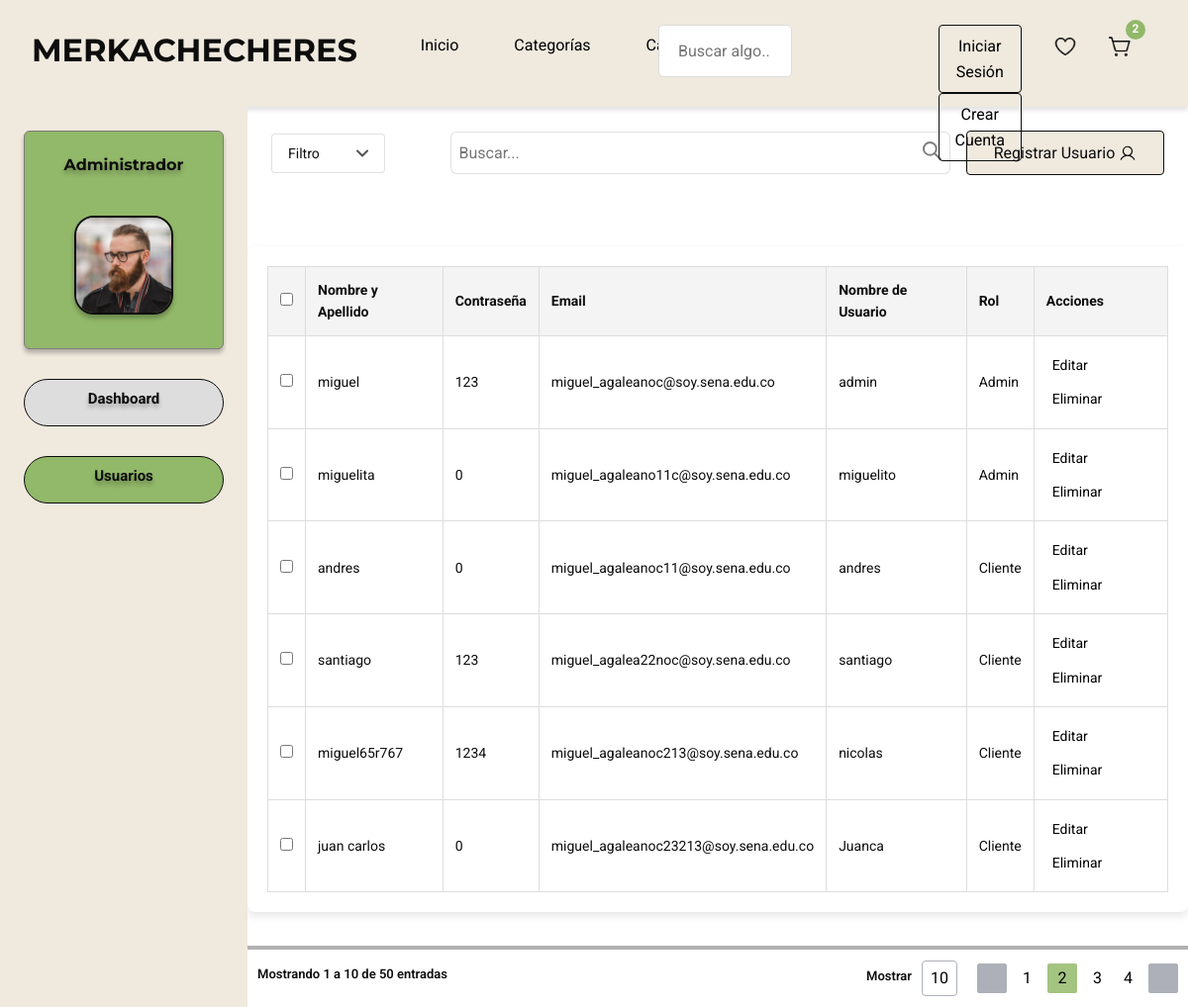
Page /admin_dashboard/ on the earlier database version.
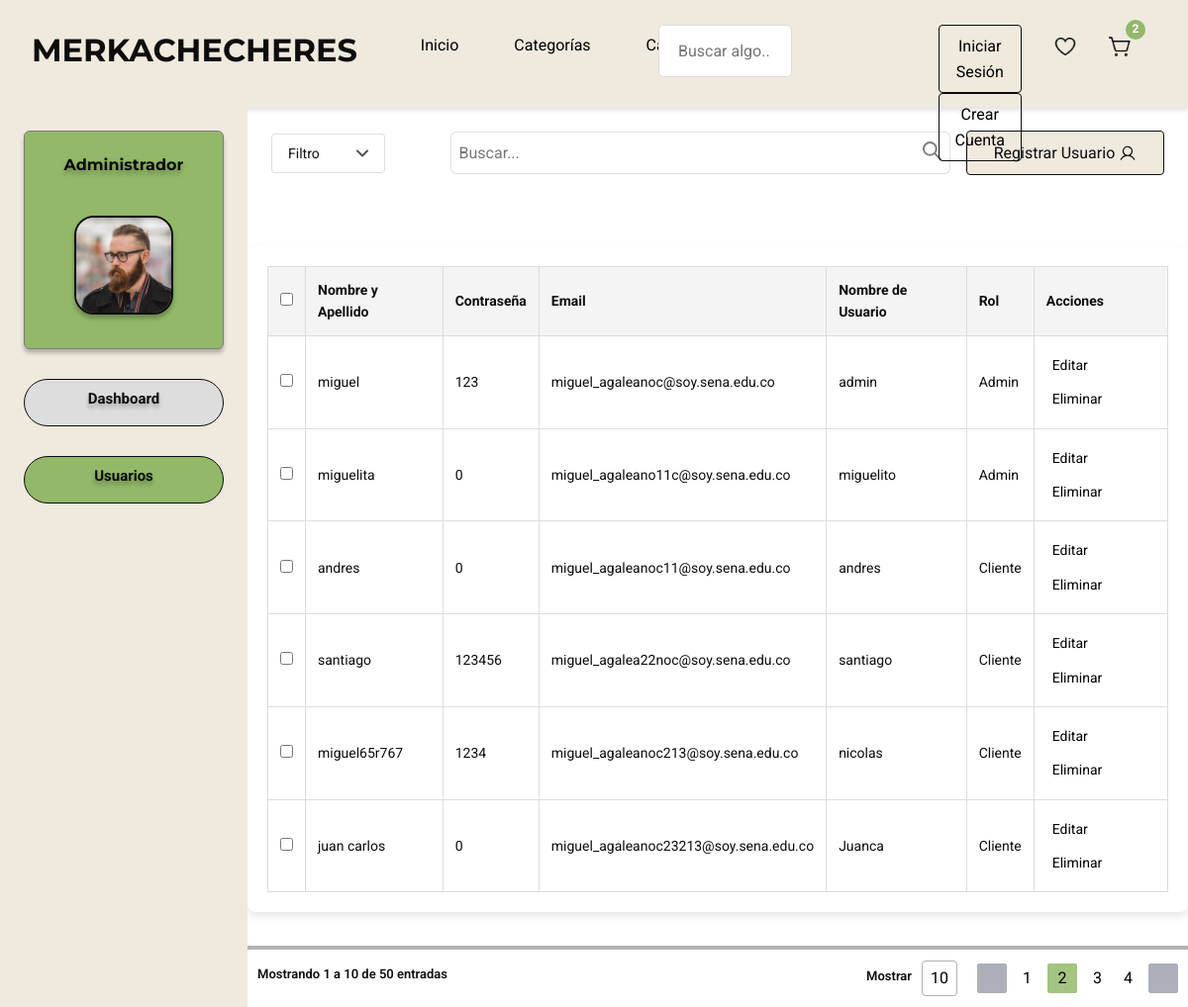
Same page on the later database version.
### merkachecheres/models.py (models this page shows, shortened)
class Usuario(models.Model):
    full_name = models.CharField(max_length=255)
    email = models.EmailField(unique=True)
    username = models.CharField(max_length=150, unique=True)
    password = models.CharField(max_length=128)  # Elimina la coma aquí
    reset_token = models.CharField(max_length=64, null=True, blank=True)  # También elimina la coma aquí
    ROLES = (
        (1, "Admin"),
        (2, "Cliente"),
        (3, "Vendedor")
    )
    rol = models.IntegerField(choices=ROLES, default=2)

### merkachecheres/views.py (the view)
# urls.py: path('admin_dashboard/', views.admin_dashboard, name='admin_dashboard'),
def admin_dashboard(request):
    usuarios = Usuario.objects.all()
    return render(request, 'admin.html', {'usuarios': usuarios})

### merkachecheres/templates/admin.html (shortened to what the changed rows need)
{% load static %}
<!DOCTYPE html>
<html lang="en">
<head>
    <link rel="stylesheet" href="{% static 'css/bootstrap.min.css' %}" />
    <link rel="stylesheet" href="{% static 'css/styleAdmin.css' %}">
    <link rel="stylesheet" href="{% static 'css/styleguide.css' %}">
</head>
<body>
    <main class="mainGeneralContainer">
        <aside class="asideAdmin">
            <div class="adminContainer">
                <div class="adminTittleContainer">
                    <h2 id="titleAdmin">Administrador</h2>
                </div>
            </div>
        </aside>
            <div class="DIVCOSAS">
                <div class="mainContentWrapper">
            <section class="detailsSection">
                <div class="table-container">
                    <table>
                        <thead>
                            <tr>
                            <th><input type="checkbox"></th>
                            <th>Nombre y Apellido</th>
                            <th>Contraseña</th>
                            <th>Email</th>
                            <th>Nombre de Usuario</th>
                            <th>Rol</th>
                            <th>Acciones</th>
                            </tr>
                        </thead>
                        <tbody>
                            {% for usuario in usuarios %}
                            <tr>
                                <td><input type="checkbox"></td>
                                <td>{{ usuario.full_name }}</td>
                                <td>{{ usuario.password }}</td>
                                <td>{{ usuario.email }}</td>
                                <td>{{ usuario.username }}</td>
                                <td>{{ usuario.get_rol_display }}</td>
                                <td>
                                    <button class="buttons">Editar</button>
                                    <button class="buttons">Eliminar</button>
                                </td>
                            </tr>
                            {% endfor %}
                        </tbody>
                    </table>
                </div>
                <div class="resultsContainer">
                    <div class="mostrarContainer">
                        <h2 id="mostarText">Mostrando 1 a 10 de 50 entradas</h2>
                    </div>
                </div>
            </section>
        </div>
    </main>
</body>
</html>

Differences in the rows shown:
changed Usuario "santiago": password "123" → "123456"
